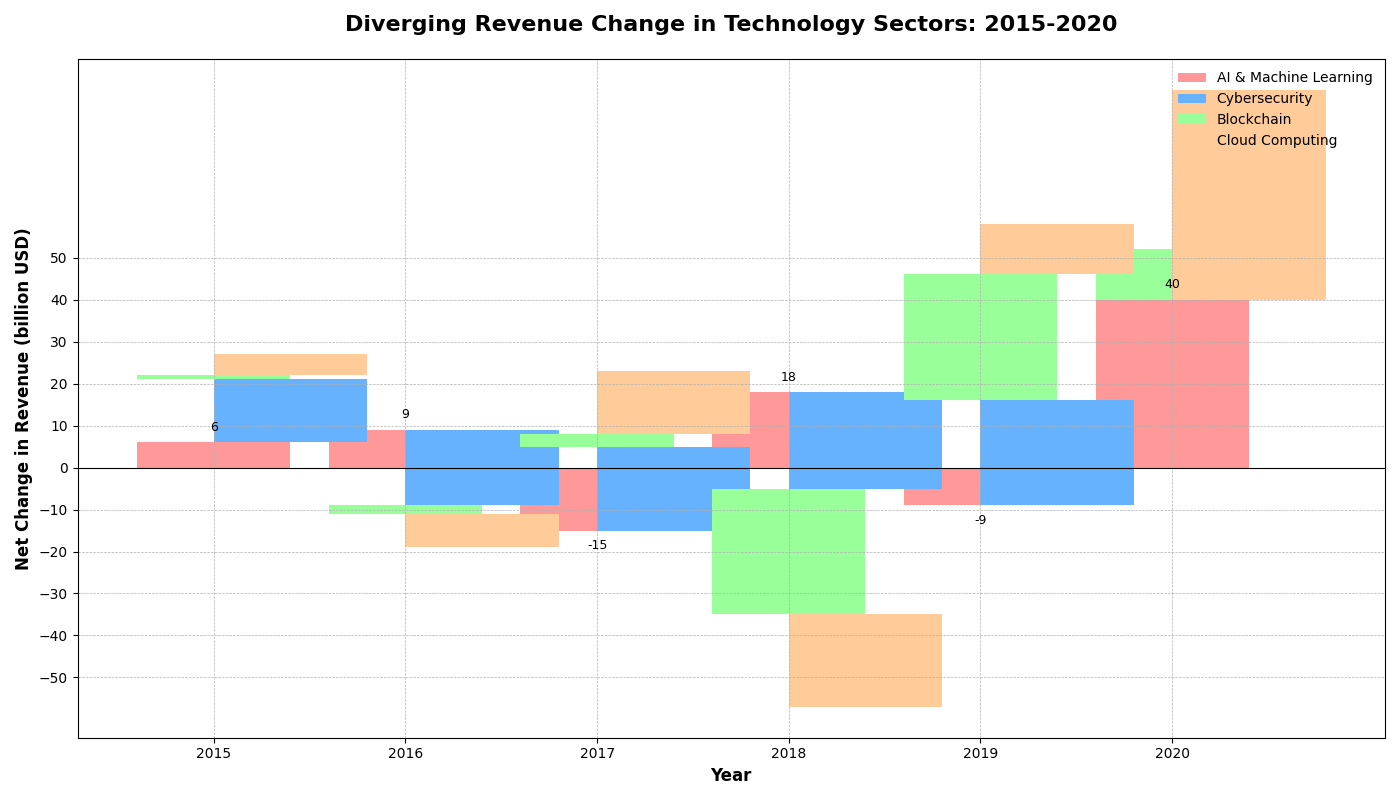

Python code for this plot:
import matplotlib.pyplot as plt
import numpy as np

years = np.arange(2015, 2021)
sector_names = ['AI & Machine Learning', 'Cybersecurity', 'Blockchain', 'Cloud Computing']

ai_revenue = [6, 9, -15, 18, -9, 40]
cybersecurity_revenue = [15, -18, 20, -23, 25, 12]
blockchain_revenue = [1, -2, 3, -30, 30, -12]
cloud_revenue = [5, -8, 15, -22, 12, 50]

fig, ax = plt.subplots(figsize=(14, 8))

ax.bar(years, ai_revenue, label=sector_names[0], color='#FF9999', align='center', linestyle='--')
ax.bar(years, cybersecurity_revenue, bottom=ai_revenue, label=sector_names[1], color='#66B2FF', align='edge', linestyle='-')
new_bars = np.add(ai_revenue, cybersecurity_revenue).tolist()
ax.bar(years, blockchain_revenue, bottom=new_bars, label=sector_names[2], color='#99FF99', align='center', linestyle='-.')
new_bars = np.add(new_bars, blockchain_revenue).tolist()
ax.bar(years, cloud_revenue, bottom=new_bars, label=sector_names[3], color='#FFCC99', align='edge', linestyle=':')

ax.set_xlabel('Year', fontsize=12, fontweight='bold')
ax.set_ylabel('Net Change in Revenue (billion USD)', fontsize=12, fontweight='bold')
ax.set_title('Diverging Revenue Change in Technology Sectors: 2015-2020', fontsize=16, fontweight='bold', pad=20)
ax.set_xticks(years)
ax.set_yticks(np.arange(-50, 51, 10))
ax.grid(True, linestyle='--', linewidth=0.5)
ax.axhline(0, color='black', linewidth=0.8)
ax.legend(loc='upper right', fontsize=10, frameon=False)

for bar in ai_revenue:
    height = bar
    ax.text(years[np.where(np.array(ai_revenue) == bar)[0][0]], height + np.sign(height)*2,
            f'{bar}', ha='center', va='bottom' if height > 0 else 'top', fontsize=9)

plt.tight_layout()

plt.show()
